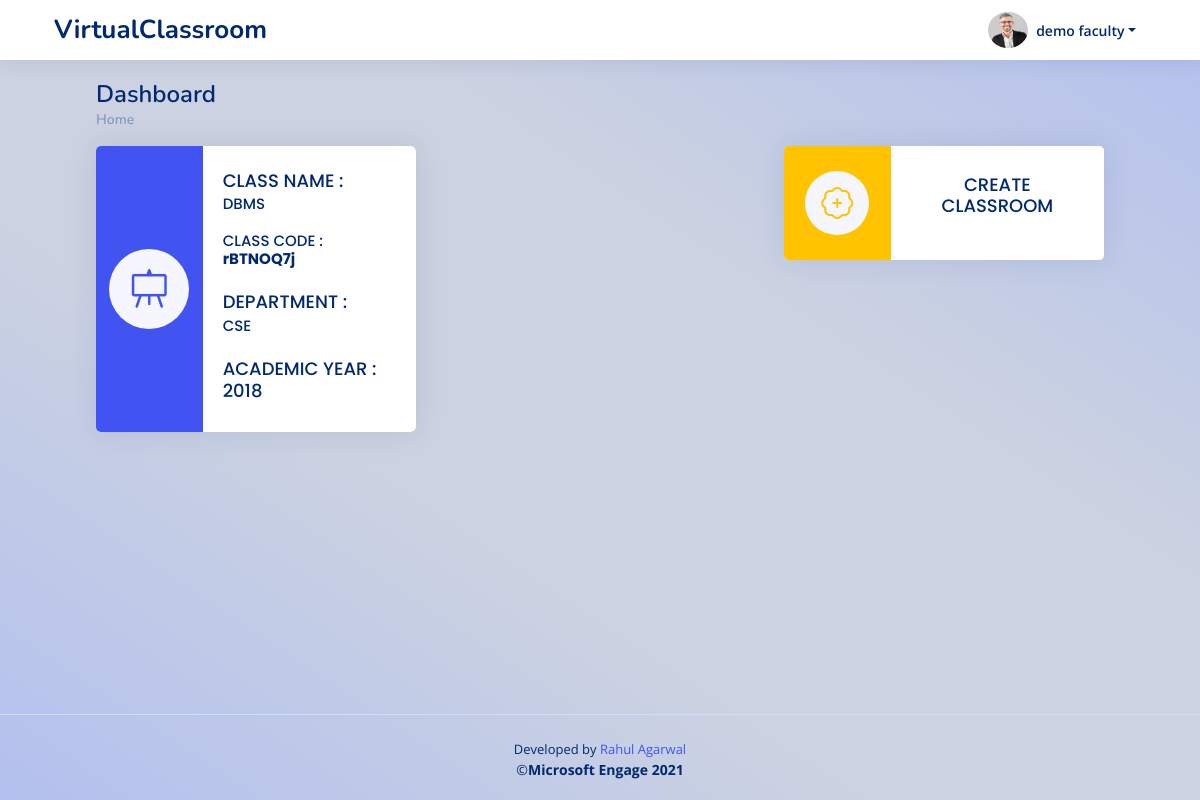
/faculty_dashboard/ (signed in), run on the app's committed database.
### myapp/models.py (models this page shows, shortened)
class FacultyDetails(models.Model):
    facultyId = models.ForeignKey(User,on_delete=models.CASCADE)
    facultyName = models.CharField(max_length=100,null=False)
    facultyPhone = PhoneNumberField(null=False, blank=False, unique=False, default='+91')
    facultyGender = models.CharField(max_length=20,null=True)
    facultyDOB = models.DateTimeField(default=datetime.now,null=True)
    facultyDesc = models.TextField(blank=False,null=True)
    facultyCollege = models.CharField(max_length=100,null=False)
    collegeState = models.CharField(max_length=50,null=False)
    experience = models.CharField(max_length=2,null=True)
    facultyPic = models.ImageField(upload_to='facultyPic/', null=True, blank=True)
    user_date = models.DateTimeField(default=datetime.now,null=True)

class ClassRoom(models.Model):
    classId = models.CharField(max_length=10,primary_key=True)
    classname = models.CharField(max_length=50,null=False)
    classDepartment = models.CharField(max_length=50,null=False)
    academicYear = models.CharField(max_length=2,null=False)
    classLink = models.TextField(blank=False,null=True)
    classFacultyID = models.ForeignKey(FacultyDetails,on_delete=models.CASCADE)
    classFacultyName = models.CharField(max_length=100,null=False)
    classTimeTable = models.TextField(blank=True,null=True,default="")
    classCreationTime = models.DateTimeField(default=datetime.now,null=True)

### myapp/views.py (the view, shortened to what this page needs)
# urls.py: path('faculty_dashboard/',views.facultyDashboard,name='facultyDashboard'),
@login_required
def facultyDashboard(request):
    if request.user.is_active and request.user.is_staff and not request.user.is_superuser:
        user=request.user
        faculty = FacultyDetails.objects.get(facultyId = user.id)
        classRooms = ClassRoom.objects.filter(classFacultyID=faculty.id)
        unique_id=faculty.facultyId
        context={
            'classRooms' : classRooms,
            'userDetails' : faculty
        }
        return render(request,'faculty/facultyDashboard.html',context)
    else:
        return redirect('facultyLogin')

### myapp/templates/faculty/facultyDashboard.html (shortened to what this page needs)
{% extends 'base.html' %}
{% block content %}
  <header id="header" class="header fixed-top d-flex align-items-center px-5">
    <div class="d-flex align-items-center justify-content-between">
      <a href="{% url 'facultyDashboard'%}" class="logo d-flex align-items-center">
        <span class="d-lg-block">VirtualClassroom</span>
      </a>
    </div>
    <nav class="header-nav ms-auto">
      <ul class="d-flex align-items-center">
        <li class="nav-item dropdown pe-3">
          <a class="nav-link nav-profile d-flex align-items-center pe-0" href="#" data-bs-toggle="dropdown">
            <img src="{{ userDetails.facultyPic.url }}" alt="Profile" class="rounded-circle" style="width:40px;">
            <span class="d-none d-md-block dropdown-toggle ps-2">{{user.first_name}}{{user.last_name}}</span>
          </a>
        </li>
      </ul>
    </nav>
  </header>
  <main id="main" class="main mx-lg-5 px-lg-5" >
    <div class="pagetitle">
      <h1>Dashboard</h1>
      <nav>
        <ol class="breadcrumb">
          <li class="breadcrumb-item"><a href="{% url 'facultyDashboard' %}">Home</a></li>
        </ol>
      </nav>
    </div>
    <section class="section dashboard">
      <div class="row">
        <div class="col-lg-8">
          <div class="row">
              {% if classRooms %}
                {% for class in classRooms%}
                    <div class="col-xxl-6 col-lg-6">
                      <a href="{% url 'facultySubject' class.pk %}">
                        <div class="card info-card sales-card pb-0">
                         <div class="row g-0" style="background: #4154f1">
                           <div class="col-md-4 align-self-center ">
                             <div class="card-icon rounded-circle d-flex align-items-center justify-content-center mx-auto" style="height: 5rem; width:5rem;">
                               <i class="bi bi-easel" style="font-size: 2.5rem;"></i>
                             </div>
                           </div>
                           <div class="col-md-8 bg-white">
                             <div class="card-body my-1  mt-2 mb-0 py-2">
                               <h5 class="card-title  mb-0 pt-2 pb-0" style="text-transform: uppercase;">CLASS NAME : </h5>
                               <h5 class="card-title mt-0 pt-1 mb-0" style="font-size:15px;">{{class.classname | truncatechars:20}}</h5>
                               <h5 class="card-title mt-0 pt-1 my-0" style="font-size:15px;">CLASS CODE : <strong>{{class.pk}}</strong></h5>
                               <h5 class="card-title  mb-0 pt-2 pb-0" style="text-transform: uppercase;">DEPARTMENT :</h5>
                               <h5 class="card-title mt-0 pt-1" style="font-size:15px;">{{class.classDepartment | truncatechars:25}}</h5>
                               <h5 class="card-title pt-0" style="text-transform: uppercase;">ACADEMIC YEAR : {{class.academicYear | truncatechars:15}}</h5>
                             </div>
                           </div>
                         </div>
                       </div>
                      </a>
                  </div>
                {% endfor %}
              {% endif %}
          </div>
        </div>
        <div class="col-lg-4">
          <div class="col-xxl-10 col-xl-12">
            <a href="{% url 'facultyClassCreate' %}">
              <div class="card info-card sales-card pb-0">
               <div class="row g-0" style="background: #FFC300">
                 <div class="col-md-4 align-self-center ">
                   <div class="card-icon rounded-circle d-flex align-items-center justify-content-center mx-auto">
                     <i class="bi bi-patch-plus" style="color: #FFC300"  ></i>
                   </div>
                 </div>
                 <div class="col-md-8 bg-white">
                   <div class="card-body my-1  mt-2 mb-0">
                     <h5 class="card-title text-center ">CREATE <br>CLASSROOM</h5>
                   </div>
                 </div>
               </div>
             </div>
            </a>
          </div>
        </div>
      </div>
    </section>
  </main>
  {% include 'partials/_footer.html'%}
{% endblock %}

### static/css/style.css (style rules this page uses)
:root { scroll-behavior: smooth; }
body { font-family: "Open Sans", sans-serif; background: #f6f9ff; color: #444444; }
a { color: #4154f1; text-decoration: none; }
h1, h2, h3, h4, h5, h6 { font-family: "Nunito", sans-serif; }
#main { margin-top: 60px; padding: 20px 30px; transition: all 0.3s; }
.pagetitle { margin-bottom: 10px; }
.pagetitle h1 { font-size: 24px; margin-bottom: 0; font-weight: 600; color: #012970; }
.card { margin-bottom: 30px; border: none; border-radius: 5px; box-shadow: 0px 0 30px rgba(1, 41, 112, 0.1); overflow: hidden; }
.card-title { padding: 20px 0 15px 0; font-size: 18px; font-weight: 500; color: #012970; font-family: "Poppins", sans-serif; }
.card-body { padding: 0 20px 20px 20px; }
.breadcrumb { font-size: 14px; font-family: "Nunito", sans-serif; color: #899bbd; font-weight: 600; }
.breadcrumb a { color: #899bbd; transition: 0.3s; }
.breadcrumb .breadcrumb-item::before { color: #899bbd; }
.logo { line-height: 1; }
@media (min-width: 1200px) { .logo { width: 280px; } }
.logo span { font-size: 26px; font-weight: 700; color: #012970; font-family: "Nunito", sans-serif; }
.header { transition: all 0.5s; z-index: 997; height: 60px; box-shadow: 0px 2px 20px rgba(1, 41, 112, 0.1); background-color: #fff; padding-left: 20px; }
.header-nav ul { list-style: none; }
.header-nav > ul { margin: 0; padding: 0; }
.header-nav .nav-profile { color: #012970; }
.header-nav .nav-profile img { max-height: 36px; }
.header-nav .nav-profile span { font-size: 14px; font-weight: 600; }
@media (min-width: 1200px) { #main, #footer { margin-left: 0px; } }
.dashboard .info-card { padding-bottom: 10px; }
.dashboard .card-icon { font-size: 32px; line-height: 0; width: 64px; height: 64px; flex-shrink: 0; flex-grow: 0; }
.dashboard .sales-card .card-icon { color: #4154f1; background: #f6f6fe; }

### templates/base.html (style rules this page uses)
body { background-image: linear-gradient(to left bottom, #b4c0ee, #b9c5eb, #bfc9e8, #c5cee4, #ccd2e1, #ccd2e1, #ccd2e1, #ccd2e1, #c5cee4, #bfc9e8, #b9c5eb, #b4c0ee); min-height: 100vh; display: flex; flex-direction: column; }

### data on the page
FacultyDetails: facultyPic (picture)
ClassRoom: classname "DBMS", pk "rBTNOQ7j", classDepartment "CSE", academicYear "2018"

### other printed values
{{ user.first_name }} "demo"
{{ user.last_name }} "faculty"
